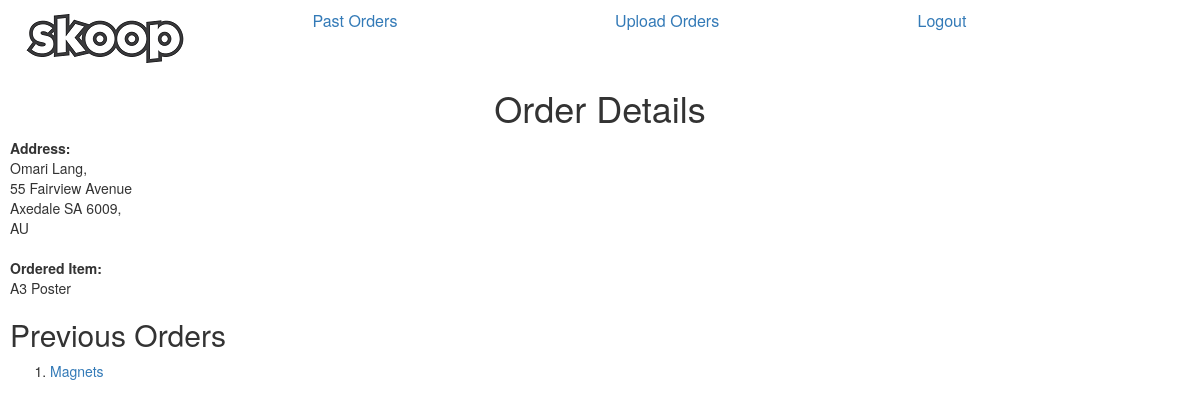
The page /order-details.php?id=1083 (signed in) on the database its author committed.
### tables this page shows
CREATE TABLE `orders` (
  `id` int(9) NOT NULL,
  `order_id` int(9) NOT NULL,
  `product_code` varchar(191) NOT NULL,
  `name` varchar(191) NOT NULL,
  `email` varchar(191) NOT NULL,
  `mobile` varchar(191) DEFAULT NULL,
  `address_line_one` varchar(191) NOT NULL,
  `address_line_two` varchar(191) DEFAULT NULL,
  `suburb` varchar(191) NOT NULL,
  `state` varchar(191) NOT NULL,
  `postcode` varchar(191) NOT NULL,
  `country` varchar(191) NOT NULL,
  `status` varchar(191) NOT NULL DEFAULT 'pending'
);

CREATE TABLE `products` (
  `id` int(9) NOT NULL,
  `code` varchar(191) NOT NULL,
  `name` varchar(191) NOT NULL,
  `created_at` timestamp NOT NULL DEFAULT CURRENT_TIMESTAMP
);

### order-details.php (the view, shortened to what this page needs)
<!DOCTYPE html>
<head>
	<link rel="stylesheet" href="styles/styles.css" />
	<link rel="stylesheet" href="https://maxcdn.bootstrapcdn.com/bootstrap/3.4.0/css/bootstrap.min.css">
</head>
<body>
<?php
	include "concat-address.php";
	include "header.php";
?>
<h1>Order Details</h1>
<?php
	include "db-login.php";
	$errorMessage = "<p>Something went wrong connecting to the server. Please try refreshing the page, or contact your system administrator.</p>";
	$conn = new mysqli($serverName, $dbUsername, $dbPassword, $dbName);
	if ($conn->connect_error) {
		echo $errorMessage;
	}
	else{
		$statement = "SELECT orders.name, orders.address_line_one, orders.address_line_two, orders.suburb, orders.state, orders.postcode, orders.country, products.name
		FROM orders INNER JOIN products ON orders.product_code = products.code
		WHERE orders.id = ".$_GET["id"].";";
		if($query = $conn->prepare($statement)){
			$query->execute();
			if($query->errno != 0) {
				echo $errorMessage;
			}
			else {
				$query->store_result();
				$query->bind_result($customerName, $address_line_one, $address_line_two, $suburb, $state, $postcode, $country, $itemName);
				while($query->fetch()){
					$fullAddress = $customerName.", <br/>".concatenateAddress($address_line_one, $address_line_two, $suburb, $state, $postcode, $country, true);
					echo "<strong>Address:</strong><br/>".$fullAddress."<br/><br/>";
					echo "<strong>Ordered Item:</strong><br/>".$itemName;
				}
			}
			echo"<h2>Previous Orders</h2>";
			$statement = "SELECT orders.id, products.name
			FROM orders INNER JOIN products ON orders.product_code = products.code
			WHERE orders.name = '".$customerName."';";
			if($query = $conn->prepare($statement)){
				$query->execute();
				if($query->errno != 0) {
					echo $errorMessage;
				}
				else {
					$query->store_result();
					$query->bind_result($id, $productName);
					if($query->num_rows <= 1){
						echo "No prevous orders.";
					}
					else{
						echo "<ol>";
						while($query->fetch()){
							if($id != $_GET["id"]){
								echo "<li><a href=order-details.php?id=".$id." target='_blank'>".$productName."</a></li>";
							}
						}
						echo "</ol>";
					}
				}
			}
			else {
				echo $errorMessage;
			}
		}
		else {
			echo $errorMessage;
		}
	}
?>
</body>

### concat-address.php (shortened to what this page needs)
<?php
function concatenateAddress($address_line_one, $address_line_two, $suburb, $state, $postcode, $country, $multiLine){
	$fullAddress = "";
	if($address_line_one != ""){
		$fullAddress .= $address_line_one;
		if($address_line_two != "" || $suburb != "" || $state != "" || $postcode != "" || $country != "") {
			$fullAddress .= " ";
		}
	}
	if($multiLine){
		$fullAddress .= "<br/>";
	}
	if($suburb != ""){
		$fullAddress .= $suburb." ";
	}
	if($state != ""){
		$fullAddress .= $state." ";
	}
	if($postcode != ""){
		$fullAddress .= $postcode;
		if($country != "") {
			$fullAddress .= ", ";
			if($multiLine){
				$fullAddress .= "<br/>";
			}
		}
	}
	if($country != ""){
		$fullAddress .= $country;
	}
	return $fullAddress;
}
?>

### styles/styles.css (style rules this page uses)
body { padding: 10px; }
h1 { text-align: center; }

### rows shown on the page
orders: name "Omari Lang", address_line_one+address_line_two+suburb "55 Fairview Avenue Axedale SA AU", postcode "6009", country ",", products.name "A3 Poster"
orders: products.name "Magnets"
